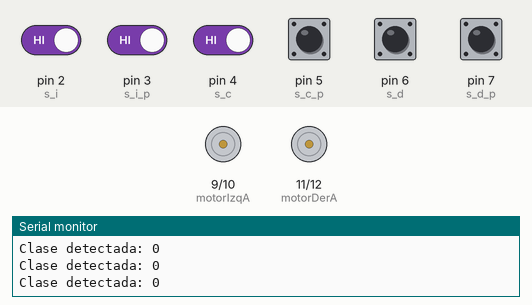
Recording of a sketch running on a simulated Arduino Uno, built with avr-gcc and run on an emulated ATmega328P. On the bench: motor-driver pin pairs drawn as motors (green arrow = first pin HIGH = forward, orange = second pin HIGH = backward, longer = more drive), the last lines printed to the serial monitor. The test bench sets the inputs (shaded band); at power-on: pin 2 (s_i), pin 3 (s_i_p), pin 4 (s_c), pin 5 (s_c_p), pin 6 (s_d), pin 7 (s_d_p) HIGH.

Above: at 1.2 s.
1.3 s: pin 3 (s_i_p) driven LOW
At 1.8 s:
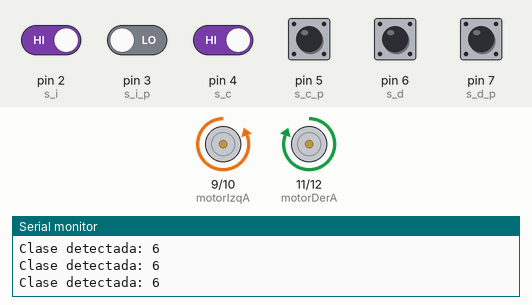
2.8 s: pin 2 (s_i) driven LOW
At 3.1 s:
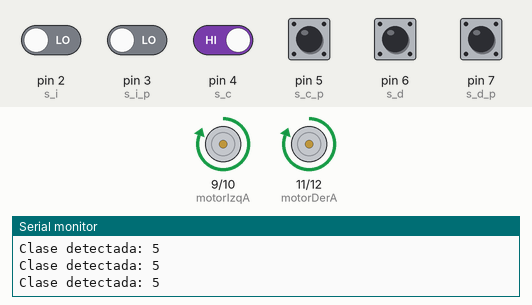
4.3 s: pin 4 (s_c) driven LOW
At 5.5 s:
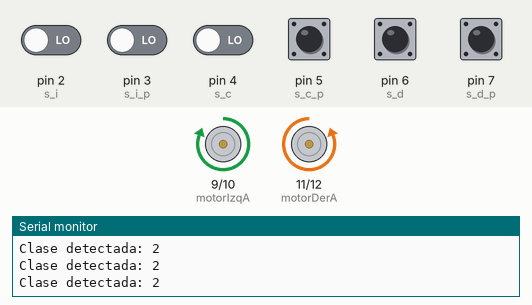
5.8 s: pin 4 (s_c) driven HIGH
At 6.9 s:
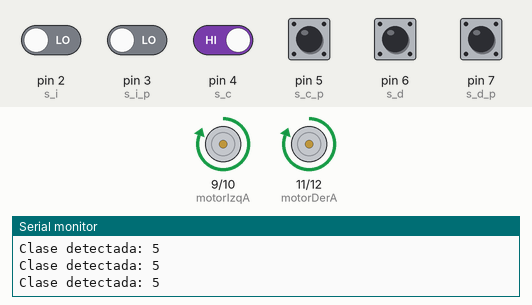
7.3 s: pin 2 (s_i) driven HIGH
At 8.2 s:
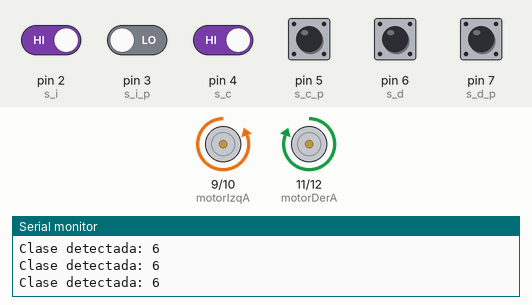
Timing chart, 0 to 9.8 s (numbered marks = the images above; inputs shaded):
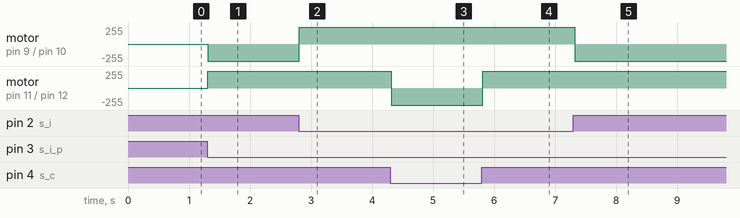

The sketch:

sketch_apr3a.ino
```cpp
// Definición de pines para los sensores
const int s_i = 2;   // Sensor izquierdo
const int s_c = 4;   // Sensor central
const int s_d = 6;   // Sensor derecho
const int s_i_p = 3; // Sensor izquierdo previo
const int s_c_p = 5; // Sensor central previo
const int s_d_p = 7; // Sensor derecho previo

// Pines de los motores
const int motorIzqA = 9;
const int motorIzqB = 10;
const int motorDerA = 11;
const int motorDerB = 12;

void setup() {
    pinMode(s_i, INPUT);
    pinMode(s_c, INPUT);
    pinMode(s_d, INPUT);
    pinMode(s_i_p, INPUT);
    pinMode(s_c_p, INPUT);
    pinMode(s_d_p, INPUT);
    pinMode(motorIzqA, OUTPUT);
    pinMode(motorIzqB, OUTPUT);
    pinMode(motorDerA, OUTPUT);
    pinMode(motorDerB, OUTPUT);
    Serial.begin(9600);
}

int clasificarPosicion() {
    int si = digitalRead(s_i);
    int sc = digitalRead(s_c);
    int sd = digitalRead(s_d);
    int si_p = digitalRead(s_i_p);
    int sc_p = digitalRead(s_c_p);
    int sd_p = digitalRead(s_d_p);

    if (sc == 0) {
        if (si_p == 0) {
            if (si == 0) {
                return (sd == 0) ? 10 : 2;
            } else {
                return 10;
            }
        } else {
            return 10;
        }
    } else {
        if (sc_p == 0) {
            return (si_p == 0) ? 4 : 10;
        } else {
            if (si_p == 0) {
                return (si == 0) ? 5 : 6;
            } else {
                return (sd_p == 0) ? 6 : 0;
            }
        }
    }
}

void moverRobot(int clase) {
    switch (clase) {
        case 4:
        case 5:
            digitalWrite(motorIzqA, HIGH);
            digitalWrite(motorIzqB, LOW);
            digitalWrite(motorDerA, HIGH);
            digitalWrite(motorDerB, LOW);
            break;
        case 6:
            digitalWrite(motorIzqA, LOW);
            digitalWrite(motorIzqB, HIGH);
            digitalWrite(motorDerA, HIGH);
            digitalWrite(motorDerB, LOW);
            break;
        case 2:
            digitalWrite(motorIzqA, HIGH);
            digitalWrite(motorIzqB, LOW);
            digitalWrite(motorDerA, LOW);
            digitalWrite(motorDerB, HIGH);
            break;
        case 0:
        case 10:
            digitalWrite(motorIzqA, LOW);
            digitalWrite(motorIzqB, LOW);
            digitalWrite(motorDerA, LOW);
            digitalWrite(motorDerB, LOW);
            break;
    }
}

void loop() {
    int clase = clasificarPosicion();
    Serial.print("Clase detectada: ");
    Serial.println(clase);
    moverRobot(clase);
    delay(100);
}
```

Measured:
- after the input at 1.3 s, motor on pin 9 (motorIzqA) / pin 10 (motorIzqB): stopped → backward 255/255 at once; motor on pin 11 (motorDerA) / pin 12 (motorDerB): stopped → forward 255/255 at once
- after the input at 2.8 s, motor on pin 9 (motorIzqA) / pin 10 (motorIzqB): backward 255/255 → forward 255/255 at once
- after the input at 4.3 s, motor on pin 11 (motorDerA) / pin 12 (motorDerB): forward 255/255 → backward 255/255 at once
- after the input at 5.8 s, motor on pin 11 (motorDerA) / pin 12 (motorDerB): backward 255/255 → forward 255/255 at once
- after the input at 7.3 s, motor on pin 9 (motorIzqA) / pin 10 (motorIzqB): forward 255/255 → backward 255/255 at once
